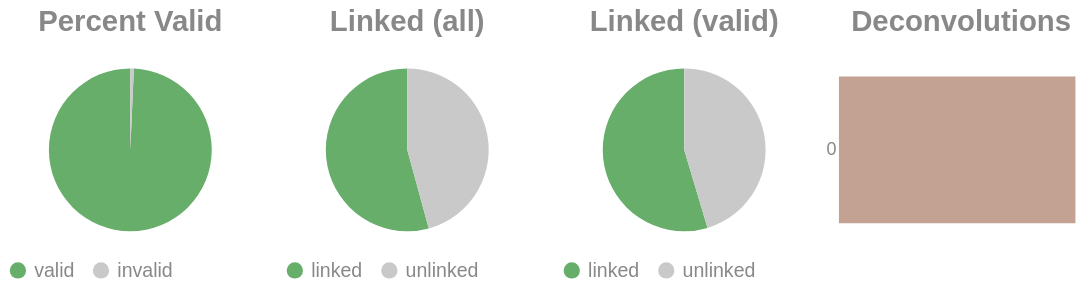

Here is the notebook cell this chart was saved with:
### Code cell
if SKIPLR:
    pass
else:
    clash = Counter()
    for i in valids['molecule'].to_list():
        _mol = i.split("-")
        if len(_mol) == 1:
            clash.update('0')
        else:
            clash.update(_mol[-1])

    _d = {"deconvolutions": [], 'count': []}
    for k,v in clash.items():
        _d['deconvolutions'].append(k)
        _d['count'].append(v)

    tot_valid = valids['reads'].sum()
    mask = valids['reads'] >= 2
    n_linked_reads = valids.filter(mask)['reads'].sum()
    if n_linked_reads == 0:
        print_html("No linked molecules (>=2 reads) were detected; skipping linked-only distributions.")
        SKIPLR = True
    else:
        perc_valid = round(tot_valid / n_reads, 4)
        linked_perc_abs = round(n_linked_reads / n_reads, 4)
        linked_perc = round(n_linked_reads / tot_valid, 4)

    _valid = pl.DataFrame({"valids": ['valid', 'invalid'], "count": [tot_valid, n_reads - tot_valid]})
    _linked_abs = pl.DataFrame({"linked (absolute)": ['linked', 'unlinked'], "count": [n_linked_reads, n_reads - n_linked_reads]})
    _linked_rel = pl.DataFrame({"linked (valids)": ['linked', 'unlinked'], "count": [n_linked_reads, tot_valid - n_linked_reads]})

    (
        alt.hconcat(
            piechart(_valid, goodval = 'valid', title = "Percent Valid"),
            piechart(_linked_abs, goodval = "linked", title =  "Linked (all)"),
            piechart(_linked_rel, goodval = "linked", title =  "Linked (valid)"),
            convolutionbar(pl.DataFrame(_d), title = "Deconvolutions"),
            center = True,
            bounds = 'flush'
        )
        .resolve_scale(color='independent')
        .resolve_legend('independent')
        .properties(usermeta={'embedOptions': {"actions": False}})
    ).display()

### Figure 1 — Vega-Lite specification as saved in the notebook (floating-point values rounded to 4 significant figures)
{"width": "container", "height": 400, "config": {"title": {"anchor": "start", "dy": -15, "fontSize": 18, "color": "#888888", "subtitleColor": "#888888", "subtitleFontSize": 14}, "arc": {"fill": "#0072B2"}, "axis": {"domainColor": "#888888", "domainWidth": 0.5, "gridWidth": 0.2, "grid": false, "titleFontWeight": 400, "titleFontSize": 15, "labelFontSize": 11, "labelColor": "#888888", "tickColor": "#888888", "tickWidth": 0.2, "titleColor": "#888888"}, "axisBand": {"grid": false}, "axisX": {"grid": true, "tickSize": 10, "domainCap": "round"}, "axisY": {"domain": false, "grid": true, "tickSize": 0, "domainCap": "round"}, "background": "transparent", "header": {"labelFontSize": 15, "labelColor": "#888888", "titleFontSize": 15, "titleFontWeight": 600, "titleColor": "#888888"}, "legend": {"labelFont": "sans-serif", "labelFontSize": 12, "labelColor": "#888888", "symbolSize": 100, "symbolType": "circle", "titleFontSize": 12, "titlePadding": 10, "titleColor": "#888888", "title": null}, "range": {"category": ["#E69F00", "#56B4E9", "#009E73", "#F0E442", "#0072B2", "#D55E00", "#CC79A7", "#000000"], "diverging": ["#cfe8f3", "#a2d4ec", "#73bfe2", "#46abdb", "#1696d2", "#12719e"]}, "area": {"fill": "#0072B2", "fillOpacity": 0.7, "line": true, "strokeOpacity": 0.7}, "line": {"color": "#0072B2", "stroke": "#0072B2", "strokeWidth": 2}, "trail": {"color": "#0072B2", "stroke": "#0072B2", "strokeWidth": 0, "size": 1}, "point": {"filled": true, "fillOpacity": 1.0, "size": 95}, "text": {"color": "#888888", "fontSize": 11, "align": "right", "fontWeight": 400, "size": 11}, "bar": {"fill": "#0072B2", "stroke": null}, "view": {"stroke": null, "continuousWidth": 660, "continuousHeight": 400}}, "hconcat": [{"data": {"name": "data-c7d4ef9f54202fd2599d799229bdf308"}, "mark": {"type": "arc"}, "encoding": {"color": {"field": "valids", "legend": {"orient": "bottom", "title": null}, "scale": {"domain": ["valid", "invalid"], "range": ["#68ae6b", "#C9C9C9"]}, "title": "Valids", "type": "nominal"}, "theta": {"field": "count", "type": "quantitative"}, "tooltip": [{"field": "valids", "title": "Valids", "type": "ordinal"}, {"field": "percent", "format": ".2%", "title": "Percent", "type": "quantitative"}, {"field": "count", "title": "Count", "type": "quantitative"}]}, "height": 100, "title": {"text": "Percent Valid", "align": "center", "anchor": "middle"}, "transform": [{"calculate": "datum.count / 7640431", "as": "percent"}], "width": 150}, {"data": {"name": "data-629310a7ec0b34bad0955a9341766309"}, "mark": {"type": "arc"}, "encoding": {"color": {"field": "linked (absolute)", "legend": {"orient": "bottom", "title": null}, "scale": {"domain": ["linked", "unlinked"], "range": ["#68ae6b", "#C9C9C9"]}, "title": "Linked (Absolute)", "type": "nominal"}, "theta": {"field": "count", "type": "quantitative"}, "tooltip": [{"field": "linked (absolute)", "title": "Linked (Absolute)", "type": "ordinal"}, {"field": "percent", "format": ".2%", "title": "Percent", "type": "quantitative"}, {"field": "count", "title": "Count", "type": "quantitative"}]}, "height": 100, "title": {"text": "Linked (all)", "align": "center", "anchor": "middle"}, "transform": [{"calculate": "datum.count / 7640431", "as": "percent"}], "width": 150}, {"data": {"name": "data-df1e9f988a94a5e7dcd1c21e02f7fa0c"}, "mark": {"type": "arc"}, "encoding": {"color": {"field": "linked (valids)", "legend": {"orient": "bottom", "title": null}, "scale": {"domain": ["linked", "unlinked"], "range": ["#68ae6b", "#C9C9C9"]}, "title": "Linked (Valids)", "type": "nominal"}, "theta": {"field": "count", "type": "quantitative"}, "tooltip": [{"field": "linked (valids)", "title": "Linked (Valids)", "type": "ordinal"}, {"field": "percent", "format": ".2%", "title": "Percent", "type": "quantitative"}, {"field": "count", "title": "Count", "type": "quantitative"}]}, "height": 100, "title": {"text": "Linked (valid)", "align": "center", "anchor": "middle"}, "transform": [{"calculate": "datum.count / 7587732", "as": "percent"}], "width": 150}, {"data": {"name": "data-97ffe92e84f2ed8f5138abce487d1e97"}, "mark": {"type": "bar"}, "encoding": {"color": {"field": "deconvolutions", "legend": null, "scale": {"scheme": "lightgreyred"}, "type": "nominal"}, "tooltip": [{"field": "deconvolutions", "title": "Deconvolutions", "type": "ordinal"}, {"field": "percent", "format": ".2%", "title": "Percent", "type": "quantitative"}, {"field": "count", "title": "Count", "type": "quantitative"}], "x": {"axis": null, "field": "count", "type": "quantitative"}, "y": {"field": "deconvolutions", "sort": "ascending", "title": null, "type": "nominal"}}, "height": 100, "title": {"text": "Deconvolutions", "align": "center", "anchor": "middle"}, "transform": [{"calculate": "datum.count / 4838627", "as": "percent"}], "width": 150}], "bounds": "flush", "center": true, "resolve": {"legend": {"angle": "independent"}, "scale": {"color": "independent"}}, "usermeta": {"embedOptions": {"actions": false}}, "$schema": "https://vega.github.io/schema/vega-lite/v6.1.0.json", "datasets": {"data-c7d4ef9f54202fd2599d799229bdf308": [{"valids": "valid", "count": 7587732}, {"valids": "invalid", "count": 52699}], "data-629310a7ec0b34bad0955a9341766309": [{"linked (absolute)": "linked", "count": 4145648}, {"linked (absolute)": "unlinked", "count": 3494783}], "data-df1e9f988a94a5e7dcd1c21e02f7fa0c": [{"linked (valids)": "linked", "count": 4145648}, {"linked (valids)": "unlinked", "count": 3442084}], "data-97ffe92e84f2ed8f5138abce487d1e97": [{"deconvolutions": "0", "count": 4838627}]}}
